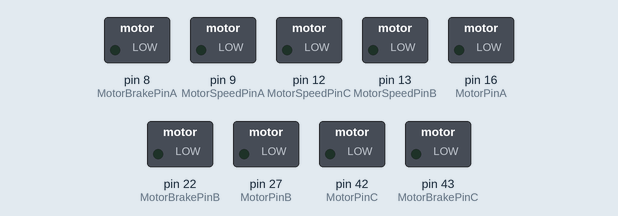
This sketch was run on a simulated Arduino Mega 2560, built with avr-gcc and run on an emulated ATmega2560. On the bench: switched loads named in the sketch (green lamp = pin HIGH). What the sketch prints to the serial monitor is not drawn.

Above: at 0.0 s.
At 2.5 s:
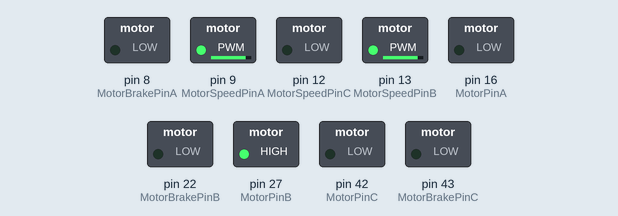
At 8.4 s:
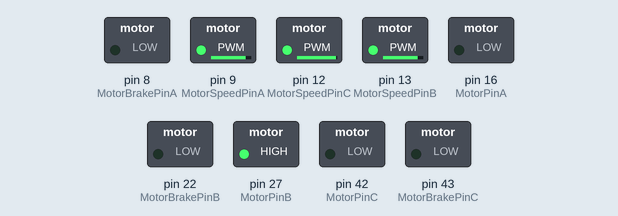
At 18.3 s:
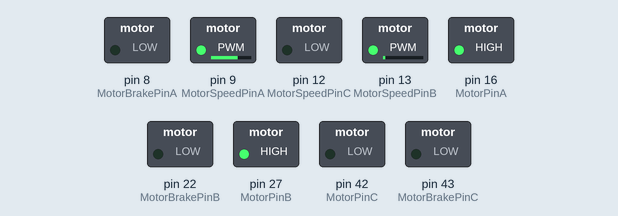
At 25.8 s:
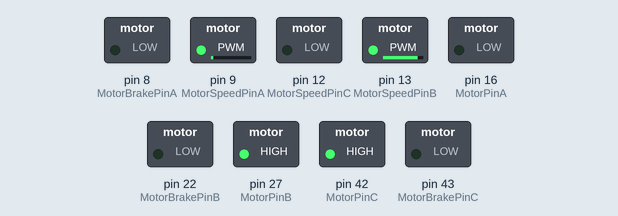
At 35.3 s:
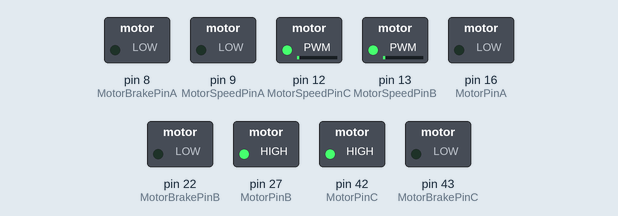
Timing chart, 0 to 42.5 s (numbered marks = the images above):
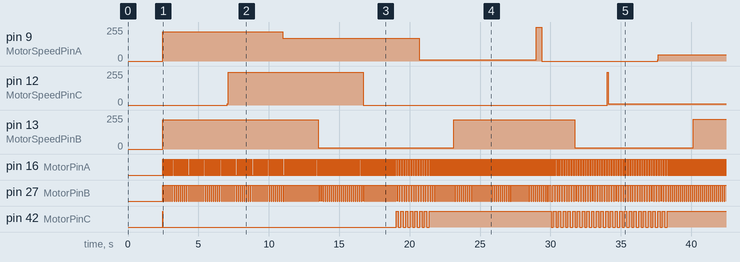

The sketch:

Tri_Induction_SPWM_Mega_Freq.ino
```cpp
#include <avr/io.h>
#include <avr/interrupt.h>
//Using the  AVR libraries. Compiled in C these unlock the potential of the AVR microcontrollers upon which Arduino is based.

#define Divisions (200)// Sub divisions of sisusoidal wave.
static unsigned int lookUp_A[Divisions];
static unsigned int lookUp_B[Divisions];
static unsigned int lookUp_C[Divisions];
//Preparing each look up table as an array with "Divisions" number of entries.

//Defining values that will be used later

static int MHz = 16;                                   // Micro clock frequency
static int freq = 10;                                        // Sinusoidal frequency
uint32_t DutyCycle;                                         // The length of each PWM Duty Cycle
uint32_t period;                                            // Period of each sinosoid waveform
uint32_t halfperiod;                                        // Half of the period of each sinosoid waveform
uint32_t Third;                                             //Also known as 1/3 AKA 0.3333333333333333333333
uint32_t TwoThirds;                                         //Also known as 2/3 AKA 0.666666666666666666667
uint32_t X;                                                 //Used as a counting variable in the loop for Phase A
uint32_t Y;                                                 //Used as a counting variable in the loop for Phase B
uint32_t Z;                                                 //Used as a counting variable in the loop for Phase C
float ClocksperSecond = 62500;                              // Including pre-scaler, how many system clocks will occur each second
float ClocksperPeriod = ClocksperSecond / freq;             // How many clocks will happen per period of sinosoid waveforn
float ClocksperCycle = 65536;                               //System clocks per system cycle. Will only change with the pre-scaler.
float PeriodClockFraction = ClocksperPeriod / ClocksperCycle; //What is the fraction of the duty cycle against length of the system cycle? Measured in system clocks.
const double currentFactor = 2 / 3.3;                       // 3.3V per 2A which is 0.909

// Uno Pins
//If you want to run single-phase AC on an Arduino Uno (and Arduino Motor Shield Rev 3)

//[Physical Pin Number] & Pin as denoted on Arduino IDE
//const int MotorPinA = PB4;                                //Pin [18] 12
//const int MotorSpeedPinA = PD3;                           //Pin [5] 3
//const int MotorBrakePinA = PB1;                           //Pin [15] 9
//const int CurrentSensePinA = A0;                           //Current Sensing

//Mega pins
//If you want to run three-phase AC on an Arduino Mega (and three Arduino Unos and three Arduino Motor Shields Rev 3's )

//[Physical Pin Number] & Pin as denoted on Arduino IDE
const int MotorPinA = PH1;                                  //Pin [13] & 16 MotorPinA for MotorShield switches the direction of the current and generates the negative component of the waveform
const int MotorSpeedPinA = PH6;                             //Pin [18] & 9 MotorSpeedPinA for MotorShield provides a PWM signal, and will allow modulation of the duty cycle
const int MotorBrakePinA = PH5;                             //Pin [17] & 8 MotorBrakePinA for MotorShield provides will cut the signal if necessary (i.e. Circuit breaker with CurrentSensing)
const int CurrentSensePinA = A0;                            //Current Sensing

const int MotorPinB = PA5;                                  //Pin [73] & 27
const int MotorSpeedPinB = PB7;                             //Pin [26] & 13
const int MotorBrakePinB = PA0;                             //Pin [78] & 22
const int CurrentSensePinB = A1;                            //Current Sensing

const int MotorPinC      = PL7;                             //Pin [42] & 42
const int MotorSpeedPinC = PB6;                             //Pin [25] & 12
const int MotorBrakePinC = PL6;                             //Pin [41] & 43
const int CurrentSensePinC = A2;                            //Current Sensing


uint32_t compA       =  PeriodClockFraction * ClocksperCycle / 2;                         //Interrupt compare value A, (halfway through cycle)
uint32_t compB       =  PeriodClockFraction * ClocksperCycle;                             //Interrupt compare value B, at the end of the cycle
uint32_t TimerBStart =  PeriodClockFraction * 0 * ClocksperCycle;                  //Offset for Phase A
uint32_t TimerCStart =  PeriodClockFraction * ClocksperCycle * 1 / 3;              //Offset for Phase B
uint32_t TimerAStart =  PeriodClockFraction * ClocksperCycle * 2 / 3;              //Offset for Phase C


// Counter and Compare Values
//For Uno
//uint32_t t1_load = TimerAStart;
//uint32_t t1_compA = compA;
//uint32_t t1_compB = compB;

//For Mega
uint32_t t3_load = TimerAStart;
uint32_t t3_compA = compA;
uint32_t t3_compB = compB;

uint32_t t4_load = TimerBStart;
uint32_t t4_compA = compA;
uint32_t t4_compB = compB;

uint32_t t5_load = TimerCStart;
uint32_t t5_compA = compA;
uint32_t t5_compB = compB;           //seems you can only really trust a uint32_t, dunno why int const in and float didnt work :/

void setup() {
  cli();                             //stop interrupts while we set up the timer
  Serial.begin(9600);                //seial monitor initialized, use Serial.print to see what is happening to variables within the sketch.

  double temp;                       //Double varible for <math.h> functions.
  period = ClocksperPeriod;
  halfperiod = period / 2;
  DutyCycle = period / Divisions;    //Period in Microseconds, remember it has a resolution of 4.


  //Lookup Table for Phase 1/A
  for (int i = 0; i < Divisions; i++) {                   // Filling each value in the array as its corresponding index. i.e. [1] = 1 [2] = 2 [3] = 3 etc.
    temp = abs(sin((i * 2 * M_PI / (Divisions)))) * 255;  //Values in array now correspond to a sine wave where the peak values is now 255. 255 later corresponding to 100% duty cycle
    lookUp_A[i] = (int)(temp + 0.5);                      // Round up to integer.
    lookUp_B[i] = (int)(temp + 0.5);
    lookUp_C[i] = (int)(temp + 0.5);
    Serial.print(i);
    Serial.print("  :  ");
        Serial.println(lookUp_A[i]);
  }

  //DDRB is a bitmap oriented register that controls the Data Direction of each bit on Port B. i.e. 0 for Read and 1 for Write

  //Uno
  //  DDRB |= (1 << MotorPinA);
  //  DDRD |= (1 << MotorSpeedPinA);
  //  DDRB |= (1 << MotorBrakePinA);

  //Mega
  DDRH |= (1 << MotorPinA);
  DDRH |= (1 << MotorSpeedPinA);
  DDRH |= (1 << MotorBrakePinA);

  DDRA |= (1 << MotorPinB);
  DDRB |= (1 << MotorSpeedPinB);
  DDRA |= (1 << MotorBrakePinB);

  DDRL |= (1 << MotorPinC);
  DDRB |= (1 << MotorSpeedPinC);
  DDRL |= (1 << MotorBrakePinC);

  //PORTB is the register the code uses to set the port pins of Port B if writing, i.e. 0 for LOW and 1 for HIGH

  //Uno
  //  PORTB |= (1 << MotorPinA);
  //  PORTD |= (1 << MotorSpeedPinA);
  //  PORTB |= (0 << MotorBrakePinA);

  //Mega
  PORTH |= (1 << MotorPinA);
  PORTH |= (1 << MotorSpeedPinA); //This acts like analogWrite(255) i.e. 100% duty cycle
  PORTH |= (0 << MotorBrakePinA);

  PORTA |= (1 << MotorPinB);
  PORTB |= (1 << MotorSpeedPinB);
  PORTA |= (0 << MotorBrakePinB);

  PORTL |= (1 << MotorPinC);
  PORTB |= (1 << MotorSpeedPinC);
  PORTL |= (0 << MotorBrakePinC);

  //Uno
  //TIFR1 |= (1 << OCF1B);
  //TIFR1 |= (1 << OCF1A);

  //   TCCR1A = 0;

  //Mega
  TIFR3 |= (1 << OCF3B);
  TIFR3 |= (1 << OCF3A);
  //Enabling Timer Flags for Outut compare A and B. i.e. the type of interrupt we will be using.

  TCCR3A = 0;

  // Clearing TCCR3A
  //Bits in TCCR3A can be set to do a bunch of things, but we don't need any of them for this.
  //
  TIFR4 |= (1 << OCF4B);
  TIFR4 |= (1 << OCF4A);

  // Clearing TCCR4A
  TCCR4A = 0;

  TIFR5 |= (1 << OCF5B);
  TIFR5 |= (1 << OCF5A);

  // Clearing TCCR5A
  TCCR5A = 0;
  // Reset Timer1 Control Reg B
  //  TCCR1B = 0;
  //   Reset Timer3 Control Reg B
  TCCR3B = 0;
  //  Reset Timer4 Control Reg B
  TCCR4B = 0;
  // Reset Timer5 Control Reg B
  TCCR5B = 0;
  //Just making sure this zero before we set any bits

  //set pre-scalar to 256
  //Arduino clock operates at 16,000,000 Hz. 16 bit timers roll over after 65536 clocks (2^16). In order to use frequencies like 1Hz or 50Hz a prescaler is applied.
  //This means that 256 system clocks will pass everytime a single clock is counted by any of the timers

  //Timer1B

  //  TCCR1B |= (1 << CS12);
  //  TCCR1B |= (0 << CS11);
  //  TCCR1B |= (0 << CS10);

  //Timer3B

  TCCR3B |= (1 << CS32);
  TCCR3B |= (0 << CS31);
  TCCR3B |= (0 << CS30);
  //
  //   //Timer4B
  TCCR4B |= (1 << CS42);
  TCCR4B |= (0 << CS41);
  TCCR4B |= (0 << CS40);
  //
  //   //Timer5B
  TCCR5B |= (1 << CS52);
  TCCR5B |= (0 << CS51);
  TCCR5B |= (0 << CS50);
  //Setting these bits correspond to pre-scaler of 256


  //Enable the Timer interrupts to take place
  //TCNT1 is Timer1
  //TCNT1 = t1_load;
  //OCR1A = t1_compA; //Comp A
  //OCR1B = t1_compB; //Comp B

  //  //TCNT3 is Timer3
  TCNT3 = t3_load;
  OCR3A = t3_compA; //Comp A
  OCR3B = t3_compB; //Comp B
  //
  ////    //TCNT4 is Timer4
  TCNT4 = t4_load;
  OCR4A = t4_compA; //Comp A
  OCR4B = t4_compB; //Comp B
  ////
  ////    //TCNT5 is Timer5
  TCNT5 = t5_load;
  OCR5A = t5_compA; //Comp A
  OCR5B = t5_compB; //Comp B

  sei(); //enable global interrupts
  //  //Timer1
  //    TIMSK1 = 0;
  //  TIMSK1 |= (1 << OCIE1A);
  //  TIMSK1 |= (1 << OCIE1B);
  //  //Timer3
  TIMSK3 = 0;
  TIMSK3 |= (1 << OCIE3A);
  TIMSK3 |= (1 << OCIE3B);
  ////Specifically allows Timer 3 to intitate interrupts
  //// //Timer4
  TIMSK4 = 0;
  TIMSK4 |= (1 << OCIE4A);
  TIMSK4 |= (1 << OCIE4B);
  ////Specifically allows Timer 4 to intitate interrupts
  ////Timer5
  TIMSK5 = 0;
  TIMSK5 |= (1 << OCIE5A);
  TIMSK5 |= (1 << OCIE5B);  //Disable or enable sets of timers using this timsk stuff
  //Specifically allows Timer 4 to intitate interrupts
}

void loop() {
//  double currentSenseA = map(analogRead(CurrentSensePinA), 0, 1024, 0, 5000);
//  double currentSenseB = map(analogRead(CurrentSensePinB), 0, 1024, 0, 5000);
//  double currentSenseC = map(analogRead(CurrentSensePinC), 0, 1024, 0, 5000);
//  double CurrentA = currentSenseA * currentFactor;                                         // get channel A current from voltage and current factor (from data sheet)
//  double CurrentB = currentSenseB * currentFactor;                                         // get channel A current from voltage and current factor (from data sheet)
//  double CurrentC = currentSenseC * currentFactor;
//  // get channel A current from voltage and current factor (from data sheet)
//  if (CurrentA > 2000
//      || CurrentB > 2000
//      || CurrentC > 2000
//     )
//  {
//    //    PORTB |= (1 << MotorBrakePinA);
//    PORTH |= (1 << MotorBrakePinA);
//    PORTA |= (1 << MotorBrakePinB);
//    PORTL |= (1 << MotorBrakePinC);
//  }

  //       X = int((TCNT1/DutyCycle)+0.5);                               //X represents the number of DutyCycles that have passed on the current Timer 3 clock cycle
  //     analogWrite(3, lookUp_A[X]);                                  //Assigns the corresponding sine value to analogwrite, changing the duty cycle as appropriate
  //Serial.print(lookUp[X]);                                               //Records the clock counter of the timer as this process occurs.
  //Serial.print("---");

  X = int(((TCNT3) / DutyCycle));                           //X represents the number of DutyCycles that have passed on the current Timer 3 clock cycle
  analogWrite(9, lookUp_A[X]);                                  //Assigns the corresponding sine value to analogwrite, changing the duty cycle as appropriate
//  Serial.print("Timer 3: ");
//  Serial.print(TCNT3);                                               //Records the clock counter of the timer as this process occurs.
//  Serial.print("---");
//  Serial.println(lookUp[X]);

  Y = int(((TCNT4)/ DutyCycle));
  analogWrite(13, lookUp_B[Y]);
//  Serial.print("Timer 4: ");
//  Serial.print(TCNT4);
//  Serial.print("---");
//   Serial.println(lookUp[Y]);

  Z = int(((TCNT5) / DutyCycle));
  analogWrite(12, lookUp_C[Z]);
//  Serial.print("Timer 5: ");
//  Serial.print(TCNT5);
//    Serial.print("---");
//   Serial.println(lookUp[Z]);
} //end loop


//Interrupts - These are called when the interrupt conditions establish previously are met
//Uno
//ISR(TIMER1_COMPA_vect){
//    PORTB ^= (1 << MotorPinA); //Current direction changed
////  PORTD ^= (1 << MotorSpeedPinA);
////  PORTB ^= (1 << MotorBrakePinA);
////  Serial.print(TCNT1);
////  Serial.println(lookUp[x]);
//}

//ISR(TIMER1_COMPB_vect){
//    PORTB ^= (1 << MotorPinA); //Current direction changed
////  PORTD ^= (1 << MotorSpeedPinA);
////  PORTB ^= (1 << MotorBrakePinA);
////  Serial.print(TCNT1);
////  Serial.println(lookUp[X]);
//    TCNT1 = 0;
//}

//Mega
ISR(TIMER3_COMPA_vect) {
  PORTH ^= (1 << MotorPinA); //Current direction changed
  //  PORTH ^= (1 << MotorSpeedPinA);
  //  PORTH ^= (1 << MotorBrakePinA);
    Serial.print("Interrupt 3A: ");
    Serial.print(TCNT3);
    Serial.print("  :  ");
  Serial.print(X);
  Serial.print("  :  ");
    Serial.println(lookUp_A[X]);
}
//
ISR(TIMER3_COMPB_vect) { //Current direction changed
  PORTH ^= (1 << MotorPinA);
//    PORTH ^= (1 << MotorSpeedPinA);
//    PORTH ^= (1 << MotorBrakePinA);
    Serial.print("Interrupt 3B: ");
     Serial.print(TCNT3);
       Serial.print("  :  ");
      Serial.print(X);
      Serial.print("  :  ");
      Serial.println(lookUp_A[X]);
  TCNT3 = 0;
}
////
ISR(TIMER4_COMPA_vect) { //Current direction changed
  PORTA ^= (1 << MotorPinB);
  //PORTLB ^= (1 << MotorSpeedPinB);
  // PORTA ^= (1 << MotorBrakePinB);
    Serial.print("Interrupt 4A: ");
     Serial.print(TCNT4);
       Serial.print("  :  ");
    Serial.print(Y);
    Serial.print("  :  ");
      Serial.println(lookUp_B[Y]);
}
ISR(TIMER4_COMPB_vect) { //Current direction changed
  PORTA ^= (1 << MotorPinB);
  //  PORTB ^= (1 << MotorSpeedPinB);
  //  PORTA ^= (1 << MotorBrakePinB);
    Serial.print("Interupt 4B: ");
     Serial.print(TCNT4);
       Serial.print("  :  ");
   Serial.print(Y);
   Serial.print("  :  ");
      Serial.println(lookUp_B[Y]);
  TCNT4 = 0;
}
////
ISR(TIMER5_COMPA_vect) { //Current direction changed
  PORTL ^= (1 << MotorPinC);
  //  PORTB ^= (1 << MotorSpeedPinC);
  //  PORTL ^= (1 << MotorBrakePinC);
    Serial.print("Interupt 5A: ");
     Serial.print(TCNT5);
       Serial.print("  :  ");
    Serial.print(Z);
           Serial.print("  :  ");
      Serial.println(lookUp_C[Z]);
}

ISR(TIMER5_COMPB_vect) { //Current direction changed
  PORTL ^= (1 << MotorPinC);
  //  PORTB ^= (1 << MotorSpeedPinC);
  //  PORTL ^= (1 << MotorBrakePinC);
  Serial.print("Interupt 5B: ");
      Serial.print(TCNT5);
       Serial.print("  :  ");
      Serial.print(Z);
       Serial.print("  :  ");
      Serial.println(lookUp_C[Z]);
  TCNT5 = 0;
}
```

Measured:
- by itself, pin 16 (MotorPinA): alternates HIGH for 0.04 s and LOW for 0.11 s
- by itself, pin 27 (MotorPinB): goes 191 × (LOW 0.04 s, HIGH 0.11 s), LOW 0.14 s, 77 × (HIGH 0.14 s, LOW 0.03 s), then HIGH
- by itself, pin 42 (MotorPinC): goes LOW 16.6 s, 7 × (HIGH 0.17 s, LOW 0.17 s), HIGH 8.7 s, 24 × (LOW 0.14 s, HIGH 0.20 s), LOW 0.17 s, then HIGH
- by itself, pin 9 (MotorSpeedPinA): 0/255 → 219/255 at 2.5 s, → 169/255 8.5 s later, → 8/255 9.7 s later, → 255/255 8.3 s later, … (6 changes in this stretch)
- by itself, pin 13 (MotorSpeedPinB): 0/255 → 219/255 at 2.5 s, → 8/255 11.0 s later, → 219/255 9.6 s later, → 8/255 8.6 s later, … (5 changes in this stretch)
